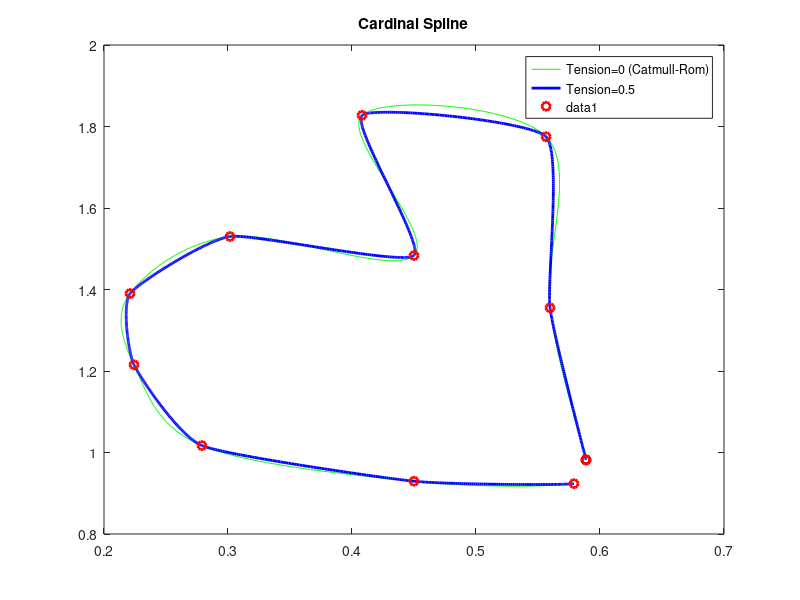

Source code (MATLAB):
function smoothTest

n=100;          % number of intervals (i.e. parametric curve would be evaluted n+1 times)

p =[0.5887    0.9819
0.5887    0.9819
0.5597    1.3551
0.5565    1.7749
0.4081    1.8274
0.4500    1.4834
0.3016    1.5300
0.2210    1.3901
0.2242    1.2152
0.2790    1.0169
0.4500    0.9295
0.5790    0.9236
0.5887    0.9819];
Px = p(:,1); Py = p(:,2);
% Note first and last points are repeated so that spline curve passes
% through all points

% when Tension=0 the class of Cardinal spline is known as Catmull-Rom spline
Tension=0; 
figure
set1x=[];
set1y=[];
for k=1:length(Px)-3
    [xvec,yvec]=EvaluateCardinal2DAtNplusOneValues([Px(k),Py(k)],[Px(k+1),Py(k+1)],[Px(k+2),Py(k+2)],[Px(k+3),Py(k+3)],Tension,n);
    set1x=[set1x, xvec];
    set1y=[set1y, yvec];    
end

Tension=0.5; 
set2x=[];
set2y=[];
for k=1:length(Px)-3
     [xvec,yvec]=EvaluateCardinal2DAtNplusOneValues([Px(k),Py(k)],[Px(k+1),Py(k+1)],[Px(k+2),Py(k+2)],[Px(k+3),Py(k+3)],Tension,n);   
    set2x=[set2x, xvec];
    set2y=[set2y, yvec];    
end
plot(set1x,set1y,'g',set2x,set2y,'b','linewidth',2)

% no longer need. free the memory
clear set1x, clear set1y, clear set2x, clear set2y, clear xvec, clear yvec 

h = legend('Tension=0 (Catmull-Rom)','Tension=0.5');
hold on

plot(Px,Py,'ro','linewidth',2) % plot control points
title('\bfCardinal Spline')
hold off
end

function [xvec,yvec]=EvaluateCardinal2DAtNplusOneValues(P0,P1,P2,P3,T,N)

xvec=[]; yvec=[];

% u vareis b/w 0 and 1.
% at u=0 cardinal spline reduces to P1.
% at u=1 cardinal spline reduces to P2.

u=0;
[xvec(1),yvec(1)] =EvaluateCardinal2D(P0,P1,P2,P3,T,u);
du=1/N;
for k=1:N
     u=k*du;
    [xvec(k+1),yvec(k+1)] =EvaluateCardinal2D(P0,P1,P2,P3,T,u);
end
end

function [xt,yt] =EvaluateCardinal2D(P0,P1,P2,P3,T,u)

s= (1-T)./2;

% MC is cardinal matrix
MC=[-s     2-s   s-2        s;
    2.*s   s-3   3-(2.*s)   -s;
    -s     0     s          0;
    0      1     0          0];

GHx=[P0(1);   P1(1);   P2(1);   P3(1)];
GHy=[P0(2);   P1(2);   P2(2);   P3(2)];

U=[u.^3    u.^2    u    1];


xt=U*MC*GHx;
yt=U*MC*GHy;
end
